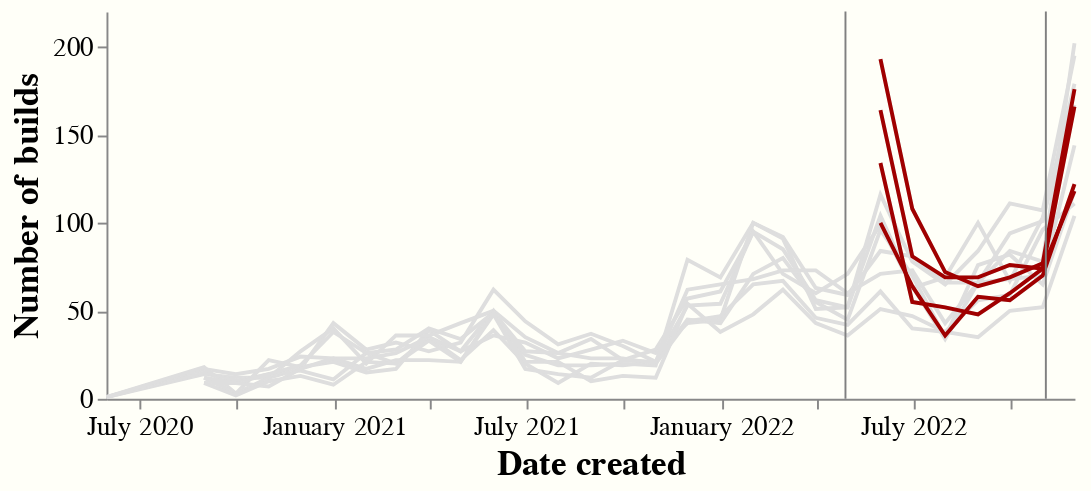

The notebook cell saved with this chart:
### Code cell
selector = alt.selection_multi(
    fields=["secondary"],
    init=[
        {"secondary": 'Armskore Coil Gun'},
        {"secondary": 'Colette Wave Cooker'},
        {"secondary": 'Shard Diffractor'},
        {"secondary": 'Nishanka Boltshark X-80'} 
    ],
)
line = (
    # fmt: off
    alt.Chart(secondary_over_time)
    .mark_line(color="#a00000")
    .encode(
        x=alt.X("updated_at", title="Date created", axis=alt.Axis(format="%B %Y")),
        y=alt.Y("counts", title="Number of builds"),
        color=alt.value("#dedede"),
        #color=alt.condition(selector, alt.Color("primary:N", legend=None, scale={"range": ["#a00000"]}), alt.value("#dedede")),
        tooltip="secondary",
        detail="secondary",
    )
    .add_selection(selector)
    # fmt: on
)

# This chart does the actual highlighting
line_highlight = (
    # fmt: off
    alt.Chart(secondary_over_time)
    .mark_line(color="#a00000")
    .encode(
        x=alt.X("updated_at", title="Date created", axis=alt.Axis(format="%B %Y")),
        y=alt.Y("counts", title="Number of builds"),
        color=alt.condition(selector, alt.Color("secondary:N", legend=None, scale={"range": ["#a00000"]}), alt.value("#dedede")),
        tooltip="secondary",
        detail="secondary",
    )
    .transform_filter(selector)
    # fmt: on
)

rules = (
    alt.Chart(
        pd.DataFrame(
            {
                "Date": [ "2022-04-28", "2022-11-03"],
                "color": ["#808080"] * 2,
            }
        )
    )
    .mark_rule()
    .encode(x="Date:T", color=alt.Color("color:N", scale=None))
)

annotation1 = (
    alt.Chart()
    .mark_text(fontWeight=100, fontSize=14, opacity=0.5, color="#808080")
    .encode(x=alt.value(280), y=alt.value(30), text=alt.value("Rival Presence"))
)

annotation2 = (
    alt.Chart()
    .mark_text(fontWeight=100, fontSize=14, opacity=0.5, color="#808080")
    .encode(x=alt.value(400), y=alt.value(30), text=alt.value("Rival Incursion"))
)

annotation3 = (
    alt.Chart()
    .mark_text(fontWeight=100, fontSize=14, opacity=0.5, color="#808080")
    .encode(x=alt.value(540), y=alt.value(30), text=alt.value("Plaguefall"))
)


title = alt.Chart().mark_text(dy=-180, dx=10, size=20).encode(
    text='secondary:N'
).transform_filter(
    selector
)

chart = (
    (line + line_highlight + rules)
    .properties(height=200, width=500)
    .configure(background="#fffff8")
    .configure_axis(labelFontSize=14, titleFontSize=18, grid=False)
    .configure_view(stroke=None)
    .configure_text(font="Lato", fontWeight=200)
)


#chart.save("secondary.html")
chart

### Figure 1 — Vega-Lite specification as saved in the notebook (floating-point values rounded to 4 significant figures; data arrays with more than 128 entries replaced by an {"elided": "..."} marker saying what was removed)
{"config": {"title": {"font": "Vollkorn"}, "axis": {"labelFont": "Vollkorn", "titleFont": "Vollkorn", "grid": false, "labelFontSize": 14, "titleFontSize": 18}, "mark": {"font": "Vollkorn"}, "background": "#fffff8", "text": {"font": "Lato", "fontWeight": 200}, "view": {"stroke": null}}, "layer": [{"mark": {"type": "line", "color": "#a00000"}, "encoding": {"color": {"value": "#dedede"}, "detail": {"field": "secondary", "type": "nominal"}, "tooltip": {"field": "secondary", "type": "nominal"}, "x": {"axis": {"format": "%B %Y"}, "field": "updated_at", "title": "Date created", "type": "temporal"}, "y": {"field": "counts", "title": "Number of builds", "type": "quantitative"}}, "selection": {"selector005": {"type": "multi", "fields": ["secondary"], "init": [{"secondary": "Armskore Coil Gun"}, {"secondary": "Colette Wave Cooker"}, {"secondary": "Shard Diffractor"}, {"secondary": "Nishanka Boltshark X-80"}]}}}, {"mark": {"type": "line", "color": "#a00000"}, "encoding": {"color": {"condition": {"field": "secondary", "legend": null, "scale": {"range": ["#a00000"]}, "type": "nominal", "selection": "selector005"}, "value": "#dedede"}, "detail": {"field": "secondary", "type": "nominal"}, "tooltip": {"field": "secondary", "type": "nominal"}, "x": {"axis": {"format": "%B %Y"}, "field": "updated_at", "title": "Date created", "type": "temporal"}, "y": {"field": "counts", "title": "Number of builds", "type": "quantitative"}}, "transform": [{"filter": {"selection": "selector005"}}]}, {"data": {"name": "data-89023d071f3d9cc59a1110c8928db1f2"}, "mark": "rule", "encoding": {"color": {"field": "color", "scale": null, "type": "nominal"}, "x": {"field": "Date", "type": "temporal"}}}], "data": {"name": "data-6e63e21d91e0a85aab512490bc97b072"}, "height": 200, "width": 500, "$schema": "https://vega.github.io/schema/vega-lite/v4.17.0.json", "datasets": {"data-6e63e21d91e0a85aab512490bc97b072": {"elided": "256 records"}, "data-89023d071f3d9cc59a1110c8928db1f2": [{"Date": "2022-04-28", "color": "#808080"}, {"Date": "2022-11-03", "color": "#808080"}]}}
